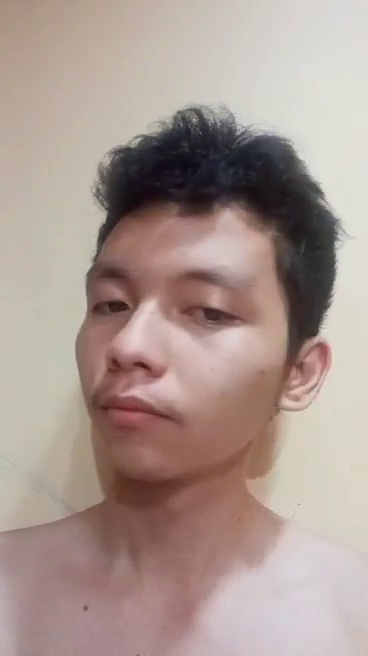
#> input picture frame 108 of Face_recog Project/face_detection/PoseVideos/6.mp4, 368 x 656 px
$ python detect_face_video.py
#> lines starting #> are read from the running program, lines starting #| are printed output that depends on the picture; after the words box and inside, x2 and y2 are one past the last pixel; in counts of white or black regions, pixels touching at a corner belong together
import cv2

# Load the cascade
face_cascade = cv2.CascadeClassifier('haarcascade_frontalface_default.xml')
# To capture video from webcam.
cap = cv2.VideoCapture('PoseVideos/6.mp4')
# To use a video file as input
# cap = cv2.VideoCapture('filename.mp4')
while True:
    # Read the frame
    _, img = cap.read()
#> img is the input picture: shape (656, 368, 3); mean B, G, R 144.8, 152, 170.1
    # Convert to grayscale
    gray = cv2.cvtColor(img, cv2.COLOR_BGR2GRAY)
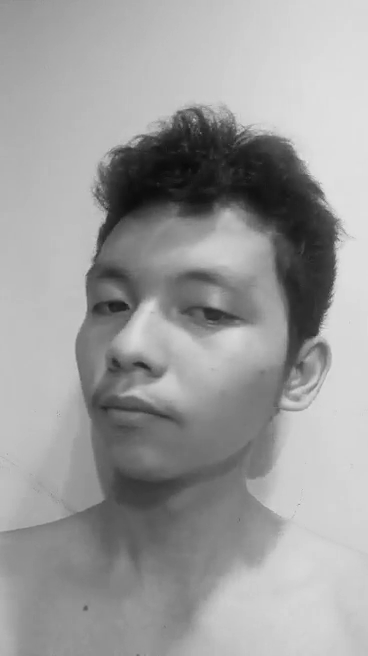
#> gray: shape (656, 368); min 11, max 229, mean 156.6
    # Detect the faces
    faces = face_cascade.detectMultiScale(gray, 1.1, 4)
#> faces = [[15, 199, 278, 278]]
    # Draw the rectangle around each face
    for (x, y, w, h) in faces:
        cv2.rectangle(img, (x, y), (x+w, y+h), (255, 0, 0), 2)
#> this loop made 1 pass
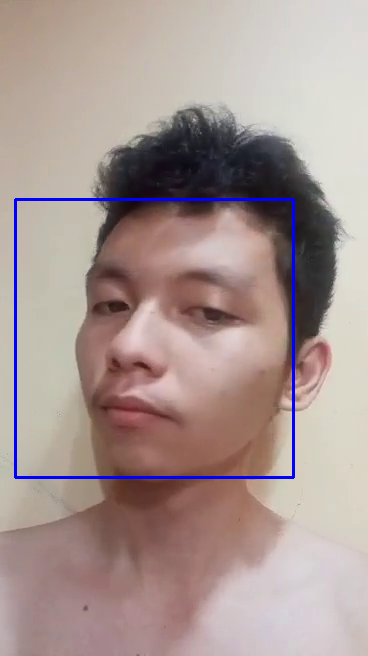
#> img: shape (656, 368, 3); 1.38% of pixels changed, all inside (x1, y1, x2, y2) = (14, 198, 295, 479)
    # Display
    cv2.imshow('img', img)
    # Stop if escape key is pressed
    k = cv2.waitKey(30) & 0xff
#> (key Esc is pressed here)
    if k==27:
        break
# Release the VideoCapture object
cap.release()

#Run Command: python detect_face_video.py

$ run again, starting later in the video
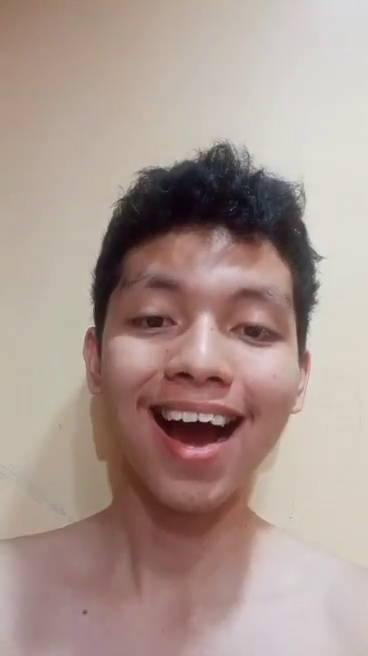
#> input picture frame 486 of Face_recog Project/face_detection/PoseVideos/6.mp4, 368 x 656 px
#> img is the input picture: shape (656, 368, 3); mean B, G, R 143.3, 150.9, 170.8
#> `gray = cv2.cvtColor(img, cv2.COLOR_BGR2GRAY)`:
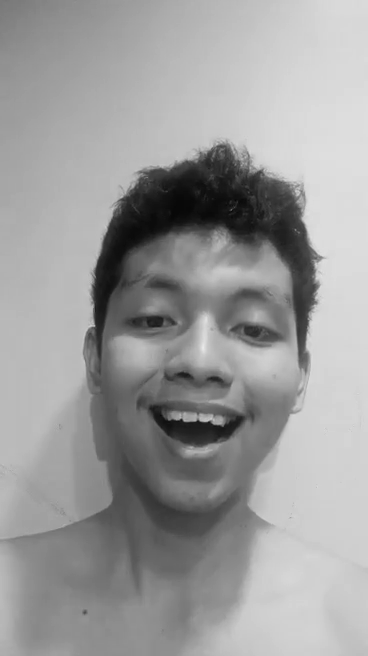
#> gray: shape (656, 368); min 6, max 233, mean 156
#> faces = [[67, 215, 268, 268]]
#> the loop `for (x, y, w, h) in faces:` made 1 pass
#> after the loop `for (x, y, w, h) in faces:`:
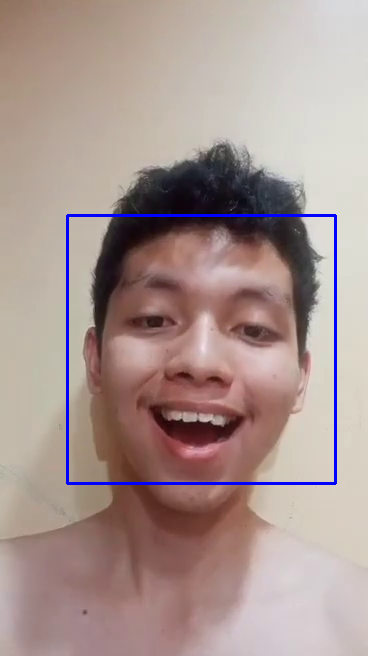
#> img: shape (656, 368, 3); 1.33% of pixels changed, all inside (x1, y1, x2, y2) = (66, 214, 337, 485)

$ run again, starting later in the video
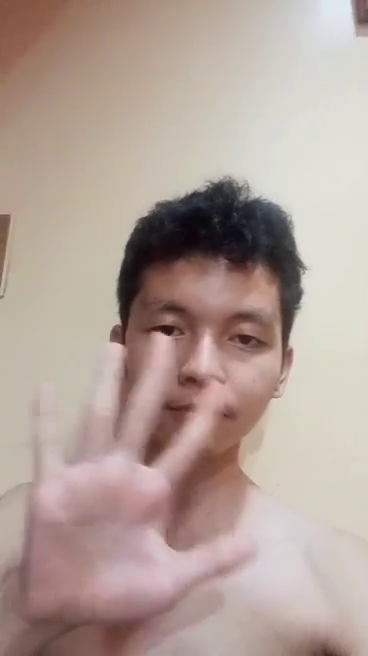
#> input picture frame 865 of Face_recog Project/face_detection/PoseVideos/6.mp4, 368 x 656 px
#> img is the input picture: shape (656, 368, 3); mean B, G, R 153, 160.9, 178.8
#> `gray = cv2.cvtColor(img, cv2.COLOR_BGR2GRAY)`:
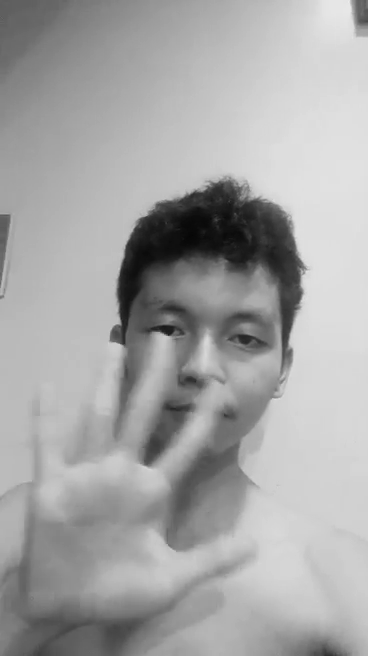
#> gray: shape (656, 368); min 5, max 236, mean 165.4
#> faces = [[98, 247, 214, 214]]
#> the loop `for (x, y, w, h) in faces:` made 1 pass
#> after the loop `for (x, y, w, h) in faces:`:
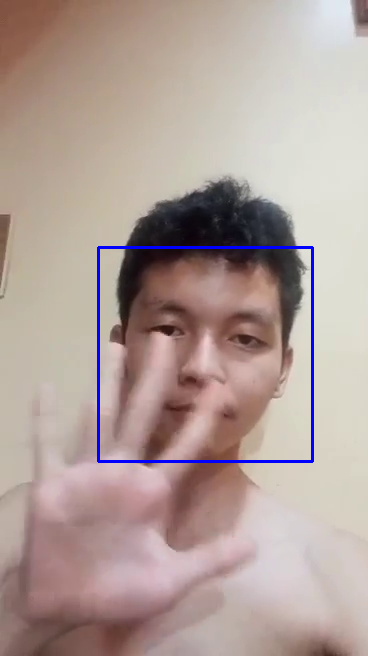
#> img: shape (656, 368, 3); 1.06% of pixels changed, all inside (x1, y1, x2, y2) = (97, 246, 314, 463)
